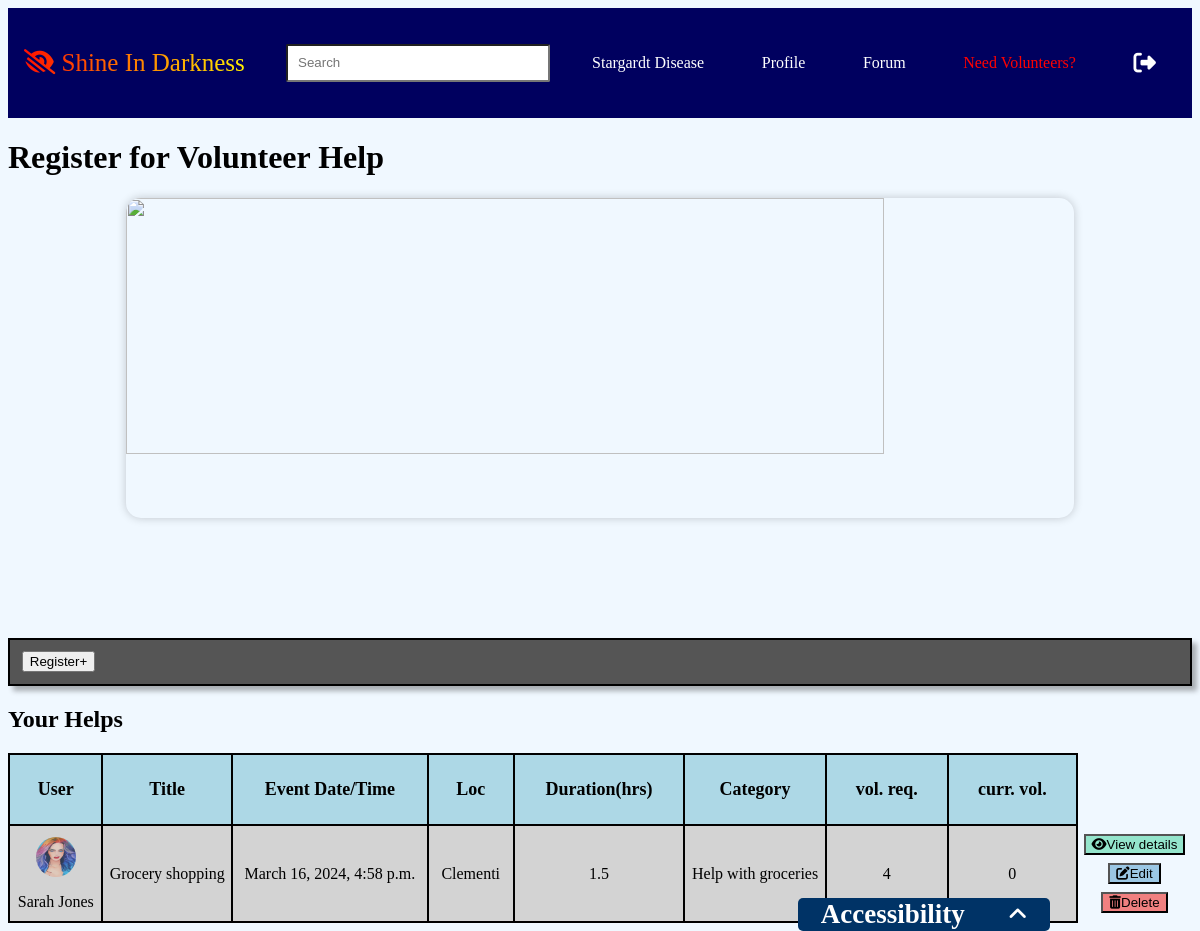
The app's page /patient_volunteer_helps/ (signed in) with its own data.
### mysocialapp/models.py (models this page shows, shortened)
class VolunteerHelp(models.Model):
    CATEGORY_CHOICES = (
        ("grocery", "Help with groceries"),
        ("house_cleaning", "Help with house cleaning"),
        ("emotional", "Provide emotional help"),
        ("others", "Help with specific tasks"),
    )
    SINGAPORE_LOCATIONS = (
        ("Sembawang", "Sembawang"),
        ("Woodlands", "Woodlands"),
        ("Yishun", "Yishun"),
        ("Ang Mo Kio", "Ang Mo Kio"),
        ("Hougang", "Hougang"),
        ("Punggol", "Punggol"),
        ("Sengkang", "Sengkang"),
        ("Serangoon", "Serangoon"),
        ("Bedok", "Bedok"),
        ("Pasir Ris", "Pasir Ris"),
        ("Tampines", "Tampines"),
        ("Bukit Batok", "Bukit Batok"),
        ("Bukit Panjang", "Bukit Panjang"),
        ("Choa Chu Kang", "Choa Chu Kang"),
        ("Clementi", "Clementi"),
        ("Jurong East", "Jurong East"),
        ("Jurong West", "Jurong West"),
        ("Tengah", "Tengah"),
        ("Central", "Central"),
        ("Bishan", "Bishan"),
        ("Bukit Merah", "Bukit Merah"),
        ("Bukit Timah", "Bukit Timah"),
        ("Central Area", "Central Area"),
        ("Geylang", "Geylang"),
        ("Kallang/ Whampoa", "Kallang/ Whampoa"),
        ("Marine Parade", "Marine Parade"),
        ("Queenstown", "Queenstown"),
        ("Toa Payoh", "Toa Payoh"),
    )
    user = models.ForeignKey(AppUser, related_name="patients", on_delete=models.CASCADE)
    title = models.CharField(max_length=255, null=False, blank=False)
    description = models.TextField(null=False, blank=False)
    preferred_date_time = models.DateTimeField(null=False, blank=False)
    duration = models.DecimalField(
        max_digits=3, decimal_places=1, null=False, blank=False
    )
    category = models.CharField(max_length=20, choices=CATEGORY_CHOICES)
    volunteer_limit = models.PositiveIntegerField(
        validators=[
            MinValueValidator(1, message="At least 1 volunteer is required."),
            MaxValueValidator(5, message="No more than 5 volunteers allowed."),
        ]
    )  # Field for the preferred number of volunteers
    created_at = models.DateTimeField(auto_now_add=True)
    location = models.CharField(     max_length=50,
        choices=SINGAPORE_LOCATIONS,
        help_text="Select a location in Singapore",
    )

class AppUser(models.Model):
    CATEGORY_CHOICES = (
        ("patient", "patient"),
        ("volunteer", "volunteer"),
    )
    user = models.OneToOneField(User, on_delete=models.CASCADE)
    name = models.CharField(max_length=255, null=False, blank=False)
    email = models.EmailField(null=True, blank=True)
    profile_image = models.ImageField(null=True, blank=True)
    background_image = models.ImageField(null=True, blank=True)
    bio = models.CharField(max_length=255, null=True, blank=True)
    group = models.CharField(
        max_length=20, null=False, blank=False, choices=CATEGORY_CHOICES
    )

### mysocialapp/views.py (the view)
# urls.py: path('patient_volunteer_helps/',login_required(login_url="../")(views.patient_volunteer_helps),name='patient_volunteer_helps'),
@login_required
def patient_volunteer_helps(request):
    user = request.user  # Get the authenticated user
    appuser = AppUser.objects.get(user=user)
    now = timezone.now()
    upcoming_helps = VolunteerHelp.objects.filter(
        user=appuser, preferred_date_time__gt=now
    )
    past_helps = VolunteerHelp.objects.filter(
        user=appuser, preferred_date_time__lte=now
    )
    expired_helps_info = [
        {"title": help.title, "category": help.get_category_display()}
        for help in past_helps
    ]
    past_helps.delete()
    upcoming_helps_noOfVol_info = []
    for help in upcoming_helps:
        no_of_vols = VolunteeredHelp.objects.filter(volunteer_help=help).count()
        upcoming_helps_noOfVol_info.append((help, no_of_vols))
    context = {
        "upcoming_helps": upcoming_helps_noOfVol_info,
        "expired_helps_info": expired_helps_info,
        "user": user,
        "appuser": appuser,
    }
    return render(request, "screens/patient_volunteer_helps.html", context)

### mysocialapp/templates/screens/patient_volunteer_helps.html (shortened to what this page needs)
{% load bootstrap4 %}
{% load static %}
<html lang="en">
  <head>
    <link rel="stylesheet" href="../../static/css/css.css" />
    <link href="{% static 'fontawesomefree/css/fontawesome.css' %}" rel="stylesheet" type="text/css">
    <link href="{% static 'fontawesomefree/css/brands.css' %}" rel="stylesheet" type="text/css">
    <link href="{% static 'fontawesomefree/css/solid.css' %}" rel="stylesheet" type="text/css">
  </head>
  <body>
    <ul class="navbar">
      <li class="nav-logo"><i class="fas fa-low-vision"></i> Shine In Darkness</li>
      <div id="search_user">
        <input id="search_input" type="text" placeholder="Search" />
      </div>
      <li class="nav-item"><a href="../disease_overview">Stargardt Disease</a></li>
      <li class="nav-item"><a href="../profile">Profile</a></li>
      <li class="nav-item"><a href="../forum/">Forum</a></li>
      {% if appuser.group == 'patient' %}
      <li class="nav-item"><a style="color: red;" href="../patient_volunteer_helps">Need Volunteers?</a></li>
      {% endif %}
      <li class="nav-item">
        <a href="../logout"
          ><i
            style="font-size: 140%; margin-right: 20px"
            class="fas fa-sign-out-alt"
          ></i
        ></a>
      </li>
    </ul>
   <h1 id="forum_page_title">Register for Volunteer Help</h1>
   <div id="page_banner">
     <img style="object-fit:fit;" width="80%" src="../../static/assets/pexels-pixabay-461049.jpeg" alt="">
   </div>
   <div id="forum_top_section">
  <div id="post">
    <a href="../create_help/{{appuser.id}}">
      <button id="post_button">Register+</button>
    </a>
  </div>
</div>
<h2>Your Helps</h2>
<table id="user_help_table">
  <thead>
            <tr>
                <th>User</th>
                <th>Title</th>
                <th>Event Date/Time</th>
                <th>Loc</th>
                <th>Duration(hrs)</th>
                 <th>Category</th>
                <th>vol. req.</th>
                <th>curr. vol.</th>
            </tr>
        </thead>
    <tbody>
            {% for help,vol_count in upcoming_helps %}
                <tr>
                    <td>
                      <img
              {% if help.user.profile_image %}
                src="../../../images/{{help.user.profile_image}}"
                {% else %}
                src="../../static/assets/blank-profile.jpeg"
                {% endif %}
                alt=""
              />
                      <p>{{ help.user.name }}</p>
                    </td>
                    <td>{{ help.title }}</td>
                    <td>{{ help.preferred_date_time }}</td>
                    <td>{{ help.location }}</td>
                    <td>{{ help.duration }}</td>
                    <td>{{ help.get_category_display }}</td>
                    <td>{{ help.volunteer_limit }}</td>
                    <td>{{ vol_count }}</td>
                    <td>
                     <a style="margin: 1vh 0;" href="../view_help_detail/?helpId={{help.id}}"><button style="background-color:rgba(49, 208, 150, 0.482);"><i class="fas fa-eye"></i>View details</button></a>
                     <a href="../update_help/{{help.id}}"><button style="background-color:rgba(63, 145, 200, 0.482);"><i class="fas fa-edit"></i>Edit</button></a>
                     <a style="margin: 1vh 0;" href="../deleteHelp/{{help.id}}"><button style="background-color:lightcoral;"><i class="fas fa-trash-alt"></i>Delete</button></a>
                   </td>
                </tr>
            {% empty %}
                <tr>
                    <td colspan="4" ><h2 style="margin-top: 10vh;">No Tasks Yet.</h2></td>
                </tr>
            {% endfor %}
        </tbody>
          </table>
    </body>
    <div style="right: 150px;" id="accessibility">
    <div id="accessibility-top-section">
      <h2>Accessibility</h2>
      <i id="slideUp" class="fas fa-angle-up"></i>
    </div>
</div>
</html>

### mysocialapp/static/css/css.css (style rules this page uses)
body { background-color: aliceblue; }
ul.navbar { list-style-type: none; margin: 0; padding: 0; display: flex; height: 14%; width: 100%; justify-content: space-between; align-items: center; background-color: rgb(0, 0, 95); overflow: hidden; }
li.nav-item a { display: block; color: white; text-align: center; padding: 14px 16px; text-decoration: none; }
li.nav-logo { font-size: 25px; background: linear-gradient( to right, red,yellow); -webkit-text-fill-color: transparent; -webkit-background-clip: text; background-clip: text; text-align: center; padding: 14px 16px; text-decoration: none; }
#search_user > input { border-radius: 2px; padding: 0.8vw; width: 22vw; }
#forum_top_section { display: flex; flex-direction: row; flex-wrap: nowrap; justify-content: space-between; background-color: #555; color: #ccc; align-items: center; padding: 1%; box-shadow: 5px 5px 5px rgba(0, 0, 0, 0.3); border: 2px solid black; }
#user_help_table { width: 100%; border-collapse: collapse; }
#user_help_table img { width: 40px; height: 40px; border-radius: 20px; }
#user_help_table th { border: 2px solid black; padding: 2vw; text-align: center; background-color:lightblue ; font-size: large; }
#user_help_table td { border: 2px solid black; text-align: center; background-color: lightgray; }
#user_help_table tr td:last-child { border: none; height: 100%; background-color: aliceblue; display: flex; flex-direction: column; flex-wrap: nowrap; }
#page_banner { width: 100%; height: 50vh; display: flex; justify-content: center; margin-bottom: 5vh; }
#page_banner img { box-shadow: 0 0 10px rgba(0, 0, 0, 0.2); border-radius: 15px; }
#accessibility { background-color: #003366; color: white; padding: 1px; border-radius: 5px; width: 250px; position: fixed; bottom: 0; right: 0; font-size: large; }
#accessibility-top-section { display: flex; flex-direction: row; flex-wrap: nowrap; justify-content: space-around; align-items: center; }
#accessibility h2 { margin: 0; text-align: center; }
#accessibility i { font-size: larger; }

### records on screen
VolunteerHelp: user.profile_image (picture), user.name "Sarah Jones", title "Grocery shopping", preferred_date_time "March 16, 2024, 4:58 p.m.", location "Clementi", duration "1.5", category "Help with groceries", volunteer_limit "4", vol_count "0"
